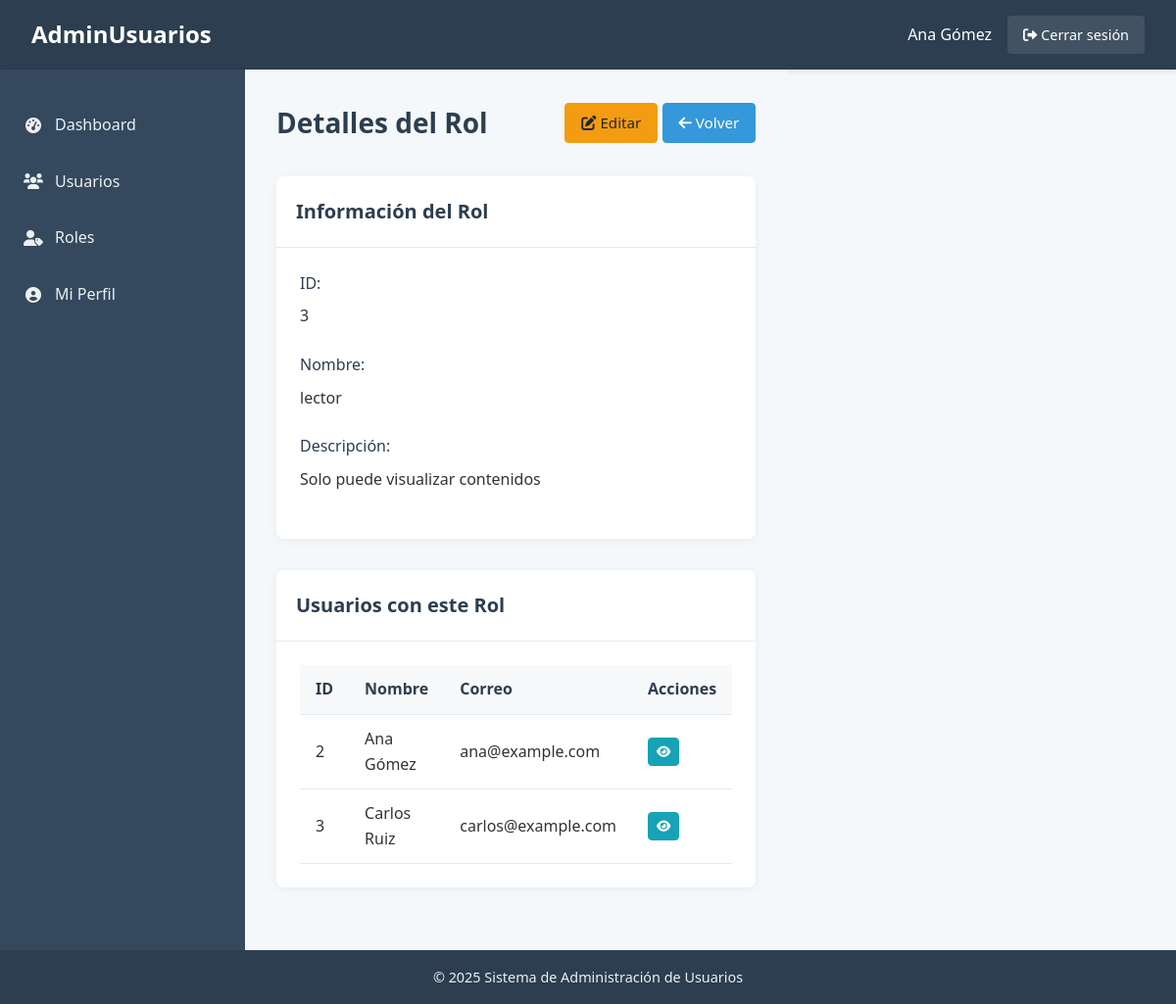
Screenshot of /roles/view.php?id=3 (signed in) with the database file from the repository.
### tables this page shows
CREATE TABLE IF NOT EXISTS roles (
    id INT AUTO_INCREMENT PRIMARY KEY,
    nombre VARCHAR(50) NOT NULL UNIQUE,
    descripcion TEXT
);

CREATE TABLE IF NOT EXISTS usuarios (
    id INT AUTO_INCREMENT PRIMARY KEY,
    nombre VARCHAR(100) NOT NULL,
    correo VARCHAR(100) NOT NULL UNIQUE,
    password VARCHAR(255) NOT NULL,
    creado_en TIMESTAMP DEFAULT CURRENT_TIMESTAMP
);

### models/Role.php (called while the page is built, shortened)
<?php
class Role {
    private $conn;
    private $table_name = "roles";
    public $id;
    public function __construct($db) {
        $this->conn = $db;
    }
    public function getById() {
        $query = "SELECT id, nombre, descripcion FROM " . $this->table_name . " WHERE id = :id LIMIT 1";
        $stmt = $this->conn->prepare($query);
        $stmt->bindParam(':id', $this->id);
        $stmt->execute();
        if ($stmt->rowCount() > 0) {
            $row = $stmt->fetch(PDO::FETCH_ASSOC);
            $this->id = $row['id'];
            $this->nombre = $row['nombre'];
            $this->descripcion = $row['descripcion'];
            return true;
        }
        return false;
    }
    public function getUsers() {
        $query = "SELECT u.id, u.nombre, u.correo
                 FROM usuarios u
                 JOIN usuario_rol ur ON u.id = ur.usuario_id
                 WHERE ur.rol_id = :role_id
                 ORDER BY u.nombre";
        $stmt = $this->conn->prepare($query);
        $stmt->bindParam(':role_id', $this->id);
        $stmt->execute();
        return $stmt->fetchAll(PDO::FETCH_ASSOC);
    }
}
?>

### roles/view.php (the view, shortened to what this page needs)
<?php
require_once '../config/config.php';
require_once '../models/Role.php';
$database = new Database();
$db = $database->getConnection();
$role = new Role($db);
$role->id = $_GET['id'];
if (!$role->getById()) {
    setErrorMessage('Rol no encontrado');
    redirect('index.php');
}
$users = $role->getUsers();
include_once '../layouts/header.php';
?>
<div class="container">
    <?php include_once '../layouts/sidebar.php'; ?>
    <main class="main-content">
        <div class="page-header">
            <h2 class="page-title">Detalles del Rol</h2>
            <div>
                <a href="edit.php?id=<?= $role->id ?>" class="btn btn-warning">
                    <i class="fas fa-edit"></i> Editar
                </a>
                <a href="index.php" class="btn btn-primary">
                    <i class="fas fa-arrow-left"></i> Volver
                </a>
            </div>
        </div>
        <div class="card">
            <div class="card-header">
                <h3 class="card-title">Información del Rol</h3>
            </div>
            <div class="card-body">
                <div class="role-details">
                    <div class="form-group">
                        <label class="form-label">ID:</label>
                        <p><?= $role->id ?></p>
                    </div>
                    <div class="form-group">
                        <label class="form-label">Nombre:</label>
                        <p><?= $role->nombre ?></p>
                    </div>
                    <div class="form-group">
                        <label class="form-label">Descripción:</label>
                        <p><?= $role->descripcion ?></p>
                    </div>
                </div>
            </div>
        </div>
        <div class="card">
            <div class="card-header">
                <h3 class="card-title">Usuarios con este Rol</h3>
            </div>
            <div class="card-body">
                <?php if (!empty($users)): ?>
                    <div class="table-container">
                        <table class="data-table">
                            <thead>
                                <tr>
                                    <th>ID</th>
                                    <th>Nombre</th>
                                    <th>Correo</th>
                                    <th>Acciones</th>
                                </tr>
                            </thead>
                            <tbody>
                                <?php foreach ($users as $user): ?>
                                    <tr>
                                        <td><?= $user['id'] ?></td>
                                        <td><?= $user['nombre'] ?></td>
                                        <td><?= $user['correo'] ?></td>
                                        <td>
                                            <a href="../users/view.php?id=<?= $user['id'] ?>" class="btn btn-info btn-sm">
                                                <i class="fas fa-eye"></i>
                                            </a>
                                        </td>
                                    </tr>
                                <?php endforeach; ?>
                            </tbody>
                        </table>
                    </div>
                <?php else: ?>
                    <p>No hay usuarios asignados a este rol.</p>
                <?php endif; ?>
            </div>
        </div>
    </main>
</div>
<?php
include_once '../layouts/footer.php';
?>

### assets/css/styles.css (style rules this page uses)
* { margin: 0; padding: 0; box-sizing: border-box; }
body { font-family: 'Segoe UI', Tahoma, Geneva, Verdana, sans-serif; font-size: 16px; line-height: 1.6; color: #333; background-color: #f5f8fa; }
.container { display: grid; grid-template-columns: 250px 1fr; grid-template-rows: auto 1fr auto; grid-template-areas: "header header" "sidebar main" "footer footer"; min-height: 100vh; }
.main-content { grid-area: main; padding: 2rem; background-color: #f5f8fa; }
.page-header { display: flex; justify-content: space-between; align-items: center; margin-bottom: 2rem; }
.page-title { font-size: 1.75rem; color: #2c3e50; font-weight: 600; }
.card { background-color: white; border-radius: 8px; box-shadow: 0 2px 10px rgba(0, 0, 0, 0.05); margin-bottom: 2rem; overflow: hidden; }
.card-header { padding: 1.25rem; background-color: #ffffff; border-bottom: 1px solid #e6e9ec; }
.card-title { font-size: 1.25rem; font-weight: 600; color: #2c3e50; margin: 0; }
.card-body { padding: 1.5rem; }
.table-container { overflow-x: auto; }
.data-table { width: 100%; border-collapse: collapse; }
.data-table th, .data-table td { padding: 0.75rem 1rem; text-align: left; border-bottom: 1px solid #e6e9ec; }
.data-table th { background-color: #f8f9fa; font-weight: 600; color: #2c3e50; }
.btn { display: inline-block; font-weight: 500; text-align: center; white-space: nowrap; vertical-align: middle; user-select: none; border: 1px solid transparent; padding: 0.5rem 1rem; font-size: 0.95rem; line-height: 1.5; border-radius: 4px; cursor: pointer; transition: all 0.15s ease-in-out; text-decoration: none; }
.btn-primary { color: #fff; background-color: #3498db; border-color: #3498db; }
.btn-warning { color: #212529; background-color: #f39c12; border-color: #f39c12; }
.btn-info { color: #fff; background-color: #17a2b8; border-color: #17a2b8; }
.btn-sm { padding: 0.25rem 0.5rem; font-size: 0.8rem; }
.form-group { margin-bottom: 1.5rem; }
.form-label { display: block; margin-bottom: 0.5rem; font-weight: 500; color: #2c3e50; }

### rows the page displays
roles: id "3", nombre "lector", descripcion "Solo puede visualizar contenidos"
usuarios: id "2", nombre "Ana Gómez", correo "ana@example.com"
usuarios: id "3", nombre "Carlos Ruiz", correo "carlos@example.com"

### other values shown
$_SESSION['user_name'] "Ana Gómez"
